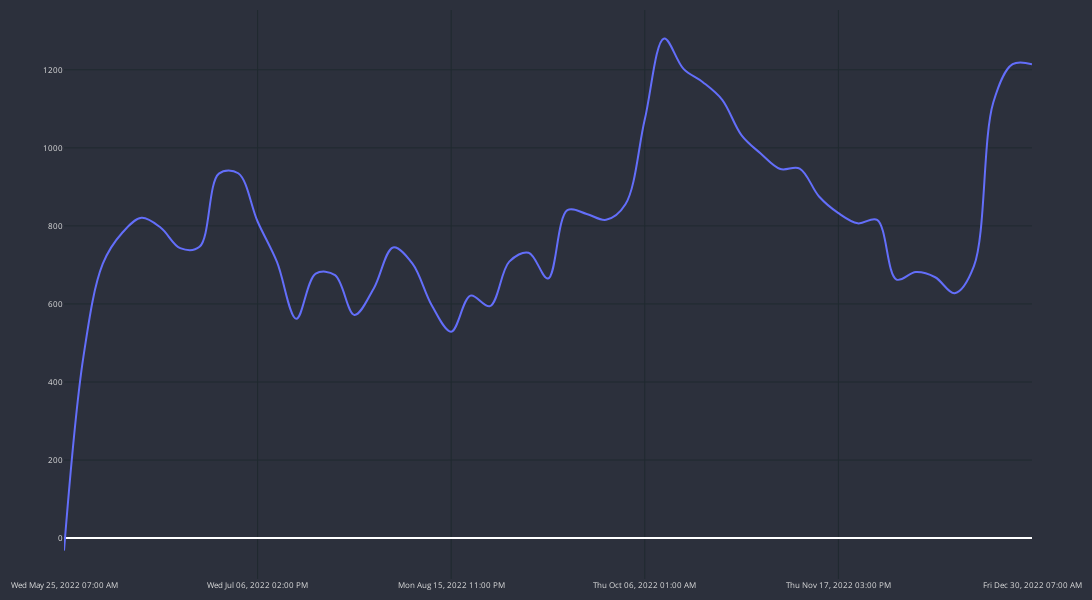
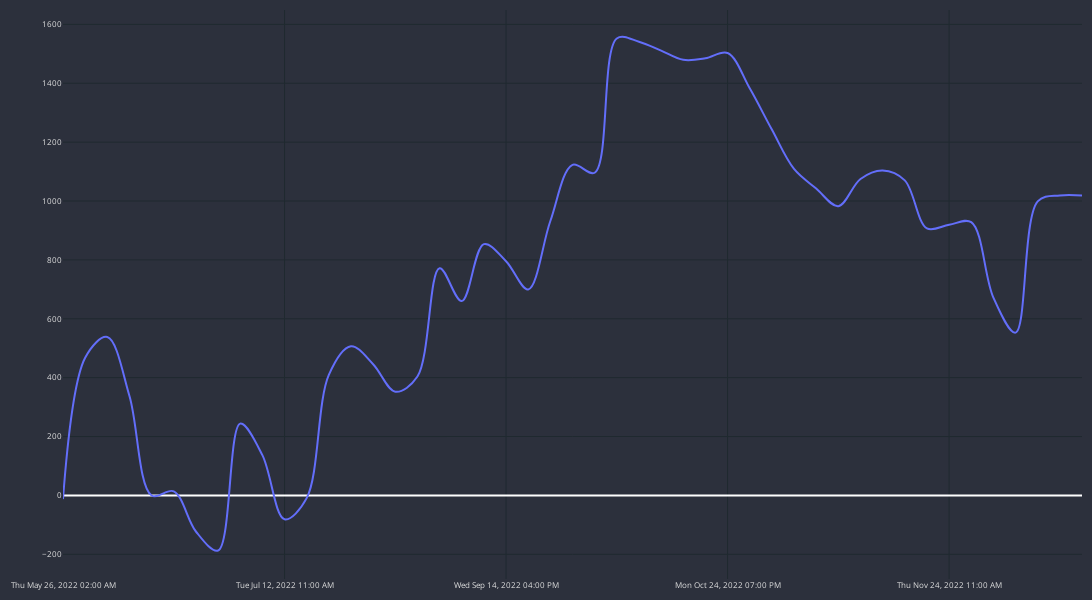
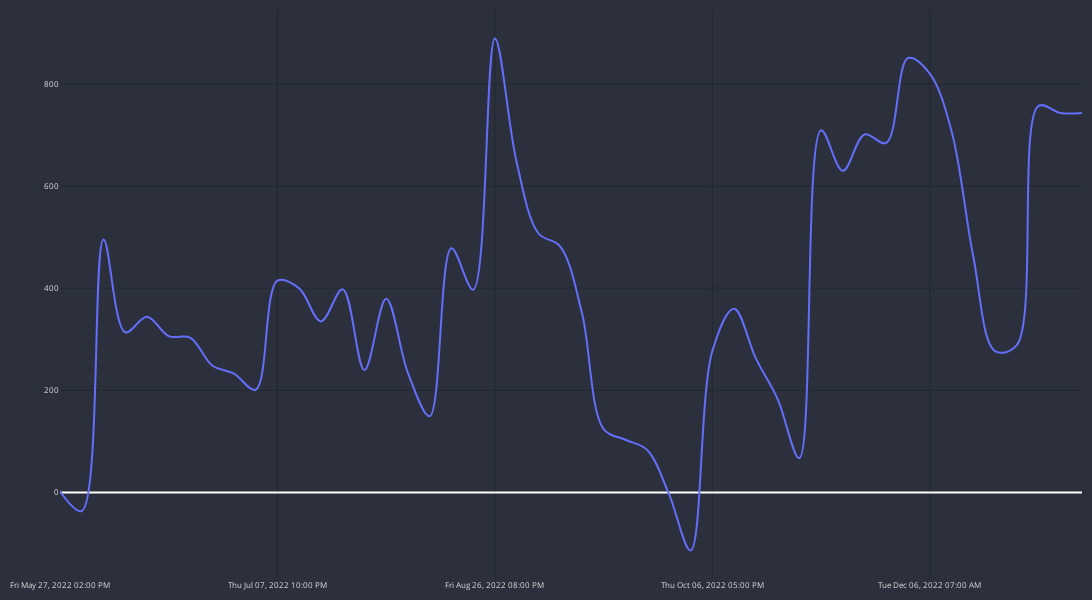
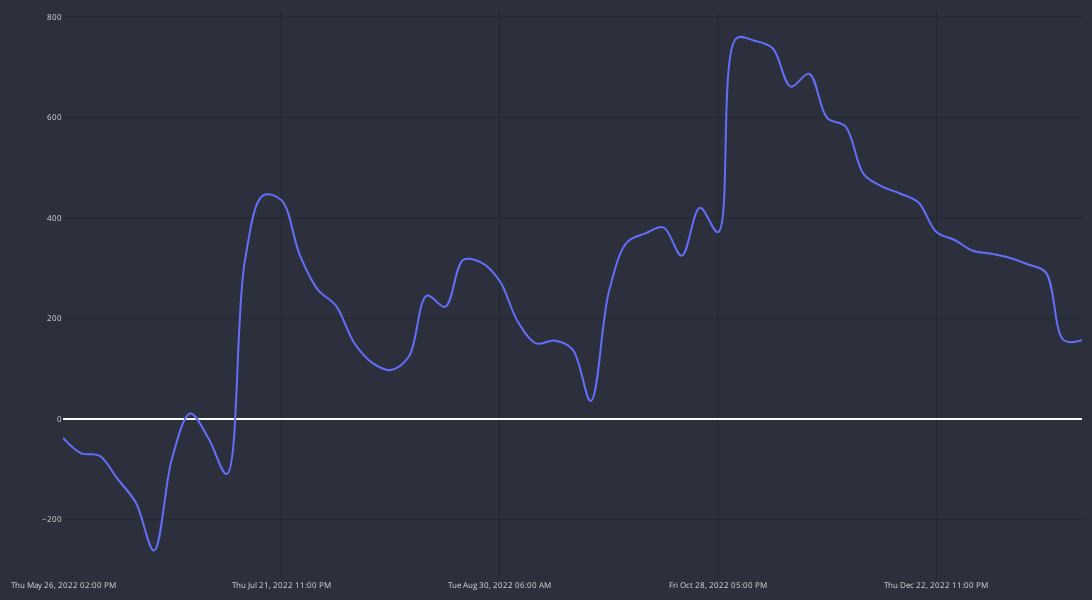

Notebook code cell kept with these figures, in order:
### Code cell
for curr in df_MA_40_MA_80[df_MA_40_MA_80.total_gain > 0].pair.unique():
    temp_gain = df_ma_trades_h1[(df_ma_trades_h1.cross == cross)&(df_ma_trades_h1.pair == curr)].copy()
    print(curr, int(temp_gain.GAIN.sum()))
    cp = CandlePlot(temp_gain, candles=False)
    cp.show_plot(line_traces=['GAIN_C'])

### Figure 1 — Plotly figure (JSON) as saved in the notebook; plotly's stock layout.template omitted (floating-point values rounded to 4 significant figures)
{"data": [{"line": {"shape": "spline", "width": 2}, "name": "GAIN_C", "type": "scatter", "x": ["Wed May 25, 2022 07:00 AM", "Fri May 27, 2022 05:00 AM", "Fri Jun 10, 2022 08:00 AM", "Thu Jun 16, 2022 08:00 AM", "Sun Jun 19, 2022 10:00 PM", "Mon Jun 20, 2022 01:00 AM", "Thu Jun 23, 2022 09:00 AM", "Mon Jun 27, 2022 06:00 PM", "Thu Jun 30, 2022 11:00 AM", "Tue Jul 05, 2022 03:00 PM", "Wed Jul 06, 2022 02:00 PM", "Fri Jul 08, 2022 01:00 AM", "Tue Jul 12, 2022 09:00 AM", "Thu Jul 14, 2022 03:00 AM", "Fri Jul 22, 2022 01:00 PM", "Tue Jul 26, 2022 06:00 PM", "Thu Jul 28, 2022 02:00 PM", "Thu Aug 04, 2022 02:00 AM", "Thu Aug 11, 2022 06:00 AM", "Thu Aug 11, 2022 08:00 PM", "Mon Aug 15, 2022 11:00 PM", "Fri Aug 19, 2022 04:00 PM", "Wed Aug 31, 2022 07:00 PM", "Fri Sep 02, 2022 05:00 PM", "Wed Sep 14, 2022 08:00 AM", "Tue Sep 20, 2022 02:00 PM", "Wed Sep 21, 2022 09:00 PM", "Thu Sep 29, 2022 07:00 PM", "Mon Oct 03, 2022 12:00 PM", "Tue Oct 04, 2022 09:00 AM", "Thu Oct 06, 2022 01:00 AM", "Thu Oct 13, 2022 03:00 AM", "Tue Oct 25, 2022 04:00 AM", "Wed Oct 26, 2022 05:00 AM", "Fri Oct 28, 2022 08:00 AM", "Mon Oct 31, 2022 05:00 PM", "Wed Nov 02, 2022 02:00 PM", "Mon Nov 07, 2022 06:00 AM", "Wed Nov 09, 2022 04:00 PM", "Tue Nov 15, 2022 07:00 AM", "Thu Nov 17, 2022 03:00 PM", "Tue Nov 22, 2022 10:00 AM", "Thu Nov 24, 2022 04:00 PM", "Wed Nov 30, 2022 06:00 PM", "Fri Dec 02, 2022 04:00 AM", "Wed Dec 07, 2022 09:00 AM", "Wed Dec 07, 2022 10:00 PM", "Thu Dec 08, 2022 10:00 AM", "Wed Dec 14, 2022 11:00 PM", "Fri Dec 23, 2022 05:00 AM", "Fri Dec 30, 2022 07:00 AM"], "y": [-31.9, 463.6, 702.4, 781.8, 820.6, 795.2, 743.0, 746.3, 934.0, 934.9, 811.2, 707.5, 562.0, 677.6, 674.0, 571.9, 639.8, 744.8, 703.1, 596.2, 529.0, 621.4, 594.4, 708.4, 731.2, 665.0, 840.2, 830.6, 815.6, 855.3, 1073.0, 1280.0, 1202.0, 1168.0, 1123.0, 1032.0, 984.9, 945.7, 946.8, 875.4, 832.8, 806.6, 815.4, 662.5, 681.6, 668.4, 627.6, 697.0, 1116.0, 1214.0, 1214.0]}], "layout": {"font": {"color": "#e1e1e1", "size": 8}, "height": 600, "margin": {"b": 10, "l": 10, "r": 10, "t": 10}, "paper_bgcolor": "#2c303c", "plot_bgcolor": "#2c303c", "width": 1100, "xaxis": {"gridcolor": "#1f292f", "nticks": 5, "rangeslider": {"visible": false}}, "yaxis": {"gridcolor": "#1f292f"}}}

### Figure 2 — Plotly figure (JSON) as saved in the notebook; plotly's stock layout.template omitted (floating-point values rounded to 4 significant figures)
{"data": [{"line": {"shape": "spline", "width": 2}, "name": "GAIN_C", "type": "scatter", "x": ["Thu May 26, 2022 02:00 AM", "Fri May 27, 2022 05:00 AM", "Fri Jun 10, 2022 03:00 PM", "Thu Jun 16, 2022 02:00 AM", "Thu Jun 16, 2022 10:00 AM", "Mon Jun 20, 2022 12:00 AM", "Thu Jun 23, 2022 10:00 PM", "Mon Jun 27, 2022 09:00 PM", "Thu Jun 30, 2022 04:00 AM", "Mon Jul 11, 2022 01:00 PM", "Tue Jul 12, 2022 11:00 AM", "Thu Jul 14, 2022 09:00 AM", "Fri Jul 22, 2022 01:00 AM", "Wed Aug 03, 2022 11:00 PM", "Thu Aug 11, 2022 03:00 AM", "Wed Aug 17, 2022 03:00 PM", "Mon Aug 22, 2022 10:00 PM", "Thu Aug 25, 2022 11:00 PM", "Tue Sep 06, 2022 12:00 AM", "Tue Sep 06, 2022 12:00 PM", "Wed Sep 14, 2022 04:00 PM", "Mon Sep 19, 2022 02:00 PM", "Wed Sep 21, 2022 05:00 PM", "Wed Sep 28, 2022 10:00 PM", "Thu Oct 06, 2022 09:00 PM", "Wed Oct 12, 2022 10:00 AM", "Thu Oct 20, 2022 07:00 PM", "Fri Oct 21, 2022 09:00 AM", "Mon Oct 24, 2022 12:00 PM", "Mon Oct 24, 2022 02:00 PM", "Mon Oct 24, 2022 07:00 PM", "Tue Oct 25, 2022 11:00 AM", "Thu Oct 27, 2022 05:00 PM", "Mon Oct 31, 2022 02:00 PM", "Wed Nov 02, 2022 02:00 AM", "Mon Nov 07, 2022 07:00 AM", "Thu Nov 10, 2022 09:00 AM", "Tue Nov 15, 2022 12:00 PM", "Mon Nov 21, 2022 11:00 AM", "Mon Nov 21, 2022 09:00 PM", "Thu Nov 24, 2022 11:00 AM", "Tue Dec 06, 2022 02:00 AM", "Wed Dec 14, 2022 05:00 PM", "Thu Dec 15, 2022 07:00 PM", "Mon Dec 19, 2022 06:00 PM", "Fri Dec 23, 2022 10:00 AM", "Fri Dec 30, 2022 06:00 AM"], "y": [-12.4, 467.5, 538.2, 337.6, -0.2, 14.0, -122.6, -187.3, 243.8, 136.8, -81.0, -9.3, 409.5, 506.8, 445.8, 352.3, 403.8, 771.6, 660.0, 853.6, 795.4, 699.5, 932.0, 1123.0, 1096.0, 1552.0, 1541.0, 1511.0, 1480.0, 1485.0, 1503.0, 1383.0, 1243.0, 1109.0, 1042.0, 982.5, 1075.0, 1104.0, 1070.0, 906.9, 919.2, 928.3, 671.8, 553.0, 998.6, 1019.0, 1019.0]}], "layout": {"font": {"color": "#e1e1e1", "size": 8}, "height": 600, "margin": {"b": 10, "l": 10, "r": 10, "t": 10}, "paper_bgcolor": "#2c303c", "plot_bgcolor": "#2c303c", "width": 1100, "xaxis": {"gridcolor": "#1f292f", "nticks": 5, "rangeslider": {"visible": false}}, "yaxis": {"gridcolor": "#1f292f"}}}

### Figure 3 — Plotly figure (JSON) as saved in the notebook; plotly's stock layout.template omitted (floating-point values rounded to 4 significant figures)
{"data": [{"line": {"shape": "spline", "width": 2}, "name": "GAIN_C", "type": "scatter", "x": ["Fri May 27, 2022 02:00 PM", "Fri May 27, 2022 04:00 PM", "Mon May 30, 2022 06:00 PM", "Thu Jun 16, 2022 11:00 AM", "Mon Jun 20, 2022 07:00 AM", "Thu Jun 23, 2022 08:00 PM", "Tue Jun 28, 2022 04:00 AM", "Fri Jul 01, 2022 07:00 AM", "Tue Jul 05, 2022 12:00 PM", "Thu Jul 07, 2022 04:00 AM", "Thu Jul 07, 2022 10:00 PM", "Mon Jul 18, 2022 08:00 PM", "Thu Jul 21, 2022 03:00 AM", "Fri Jul 22, 2022 08:00 AM", "Wed Jul 27, 2022 06:00 AM", "Thu Jul 28, 2022 09:00 AM", "Wed Aug 03, 2022 05:00 PM", "Wed Aug 10, 2022 03:00 PM", "Mon Aug 15, 2022 09:00 AM", "Wed Aug 24, 2022 11:00 AM", "Fri Aug 26, 2022 08:00 PM", "Fri Sep 09, 2022 03:00 PM", "Tue Sep 13, 2022 10:00 PM", "Thu Sep 15, 2022 09:00 PM", "Tue Sep 20, 2022 01:00 PM", "Thu Sep 22, 2022 10:00 PM", "Mon Sep 26, 2022 05:00 PM", "Thu Sep 29, 2022 04:00 PM", "Fri Sep 30, 2022 04:00 PM", "Tue Oct 04, 2022 11:00 PM", "Thu Oct 06, 2022 05:00 PM", "Mon Oct 24, 2022 03:00 AM", "Mon Oct 31, 2022 02:00 AM", "Wed Nov 02, 2022 11:00 AM", "Fri Nov 04, 2022 04:00 AM", "Mon Nov 07, 2022 09:00 AM", "Thu Nov 17, 2022 10:00 PM", "Wed Nov 23, 2022 08:00 PM", "Tue Nov 29, 2022 12:00 AM", "Tue Nov 29, 2022 03:00 AM", "Tue Dec 06, 2022 07:00 AM", "Thu Dec 08, 2022 10:00 PM", "Mon Dec 12, 2022 07:00 PM", "Wed Dec 14, 2022 08:00 AM", "Fri Dec 16, 2022 04:00 AM", "Tue Dec 20, 2022 01:00 AM", "Fri Dec 23, 2022 09:00 AM", "Fri Dec 30, 2022 06:00 AM"], "y": [2.3, -36.3, 495.4, 313.8, 344.2, 306.2, 302.6, 248.7, 232.6, 201.2, 414.7, 399.6, 335.0, 398.0, 239.6, 379.4, 234.2, 149.1, 478.1, 397.0, 889.1, 646.7, 507.6, 482.0, 352.4, 124.1, 103.2, 83.4, -2.3, -113.8, 276.9, 359.8, 262.6, 183.4, 67.1, 709.4, 629.8, 701.1, 684.6, 850.8, 820.4, 708.0, 462.2, 276.8, 288.4, 757.0, 743.2, 743.2]}], "layout": {"font": {"color": "#e1e1e1", "size": 8}, "height": 600, "margin": {"b": 10, "l": 10, "r": 10, "t": 10}, "paper_bgcolor": "#2c303c", "plot_bgcolor": "#2c303c", "width": 1100, "xaxis": {"gridcolor": "#1f292f", "nticks": 5, "rangeslider": {"visible": false}}, "yaxis": {"gridcolor": "#1f292f"}}}

### Figure 4 — Plotly figure (JSON) as saved in the notebook; plotly's stock layout.template omitted (floating-point values rounded to 4 significant figures)
{"data": [{"line": {"shape": "spline", "width": 2}, "name": "GAIN_C", "type": "scatter", "x": ["Thu May 26, 2022 02:00 PM", "Fri May 27, 2022 04:00 AM", "Wed Jun 01, 2022 06:00 AM", "Fri Jun 03, 2022 11:00 AM", "Tue Jun 07, 2022 04:00 AM", "Thu Jun 09, 2022 03:00 AM", "Fri Jun 10, 2022 03:00 AM", "Thu Jun 16, 2022 01:00 PM", "Fri Jun 24, 2022 10:00 AM", "Mon Jun 27, 2022 07:00 AM", "Wed Jun 29, 2022 07:00 AM", "Mon Jul 18, 2022 12:00 AM", "Thu Jul 21, 2022 11:00 PM", "Mon Jul 25, 2022 11:00 AM", "Tue Jul 26, 2022 06:00 PM", "Thu Jul 28, 2022 11:00 PM", "Wed Aug 03, 2022 06:00 AM", "Fri Aug 05, 2022 07:00 AM", "Mon Aug 08, 2022 08:00 PM", "Wed Aug 10, 2022 12:00 AM", "Mon Aug 15, 2022 07:00 AM", "Thu Aug 18, 2022 03:00 PM", "Thu Aug 18, 2022 04:00 PM", "Thu Aug 25, 2022 09:00 AM", "Tue Aug 30, 2022 06:00 AM", "Tue Aug 30, 2022 01:00 PM", "Thu Sep 01, 2022 08:00 PM", "Thu Sep 08, 2022 04:00 AM", "Wed Sep 14, 2022 04:00 AM", "Fri Sep 16, 2022 07:00 PM", "Wed Sep 21, 2022 07:00 AM", "Thu Sep 29, 2022 09:00 AM", "Thu Oct 06, 2022 08:00 PM", "Thu Oct 13, 2022 04:00 PM", "Thu Oct 20, 2022 07:00 AM", "Mon Oct 24, 2022 02:00 AM", "Fri Oct 28, 2022 05:00 PM", "Mon Nov 07, 2022 08:00 AM", "Fri Nov 18, 2022 05:00 AM", "Wed Nov 23, 2022 03:00 PM", "Mon Nov 28, 2022 06:00 PM", "Thu Dec 01, 2022 11:00 AM", "Tue Dec 06, 2022 07:00 PM", "Thu Dec 08, 2022 04:00 PM", "Tue Dec 13, 2022 03:00 AM", "Tue Dec 13, 2022 04:00 PM", "Fri Dec 16, 2022 05:00 PM", "Wed Dec 21, 2022 10:00 AM", "Thu Dec 22, 2022 11:00 PM", "Tue Dec 27, 2022 09:00 AM", "Thu Dec 29, 2022 02:00 PM", "Thu Dec 29, 2022 04:00 PM", "Thu Dec 29, 2022 11:00 PM", "Fri Dec 30, 2022 12:00 AM", "Fri Dec 30, 2022 04:00 AM", "Fri Dec 30, 2022 08:00 AM", "Tue Jan 03, 2023 12:00 PM"], "y": [-37.4, -68.2, -73.0, -119.2, -166.2, -261.6, -77.0, 11.2, -38.8, -109.4, 316.2, 444.8, 435.4, 327.7, 257.6, 225.4, 151.6, 111.6, 97.4, 123.8, 245.5, 223.3, 316.4, 311.0, 274.6, 193.4, 150.5, 156.0, 138.5, 36.0, 253.0, 351.8, 369.2, 381.3, 324.9, 420.0, 371.8, 757.0, 752.4, 737.4, 661.2, 686.9, 598.8, 582.0, 487.1, 462.7, 448.6, 431.0, 372.0, 356.1, 334.6, 328.8, 320.9, 307.9, 292.0, 156.6, 156.6]}], "layout": {"font": {"color": "#e1e1e1", "size": 8}, "height": 600, "margin": {"b": 10, "l": 10, "r": 10, "t": 10}, "paper_bgcolor": "#2c303c", "plot_bgcolor": "#2c303c", "width": 1100, "xaxis": {"gridcolor": "#1f292f", "nticks": 5, "rangeslider": {"visible": false}}, "yaxis": {"gridcolor": "#1f292f"}}}
